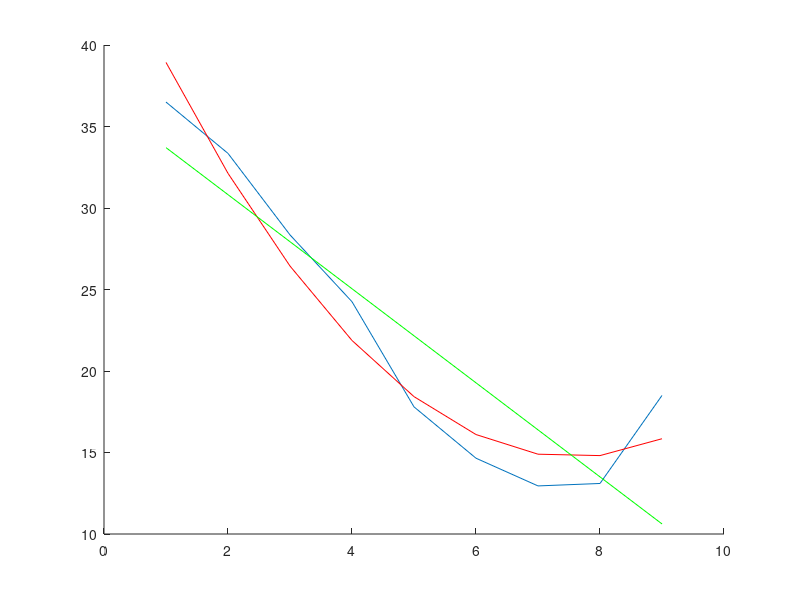

Recreate this plot in MATLAB.
a = [ 17.5 16.6 11.5 11.5 8.9 8.4 6.75 5.4 4.5 ];
b = [ 10.85 9.85 7.95 6.2 6.05 5.9 9.4 9.5 13.3 ];
a = [36.5 33.35 28.35 24.25 17.8 14.65 12.95 13.1 18.5];

numparamq = 2;
numparaml = 1;

range = [-2:.5:2];

pf = polyfit(range,a,numparamq);
q = polyval(pf,range);
pf1 = polyfit(range,a,numparaml);
l = polyval(pf1,range);

sseq = sum((a - q).^2);
ssel = sum((a - l).^2);

F = ((ssel-sseq)/(numparamq-numparaml))/(sseq/(9-numparamq))

pvalue = 1 - fcdf(F,(numparamq-numparaml),(9-numparamq))

figure(2);
clf;
hold on;
plot(a);
plot(q,'r');
plot(l,'g');